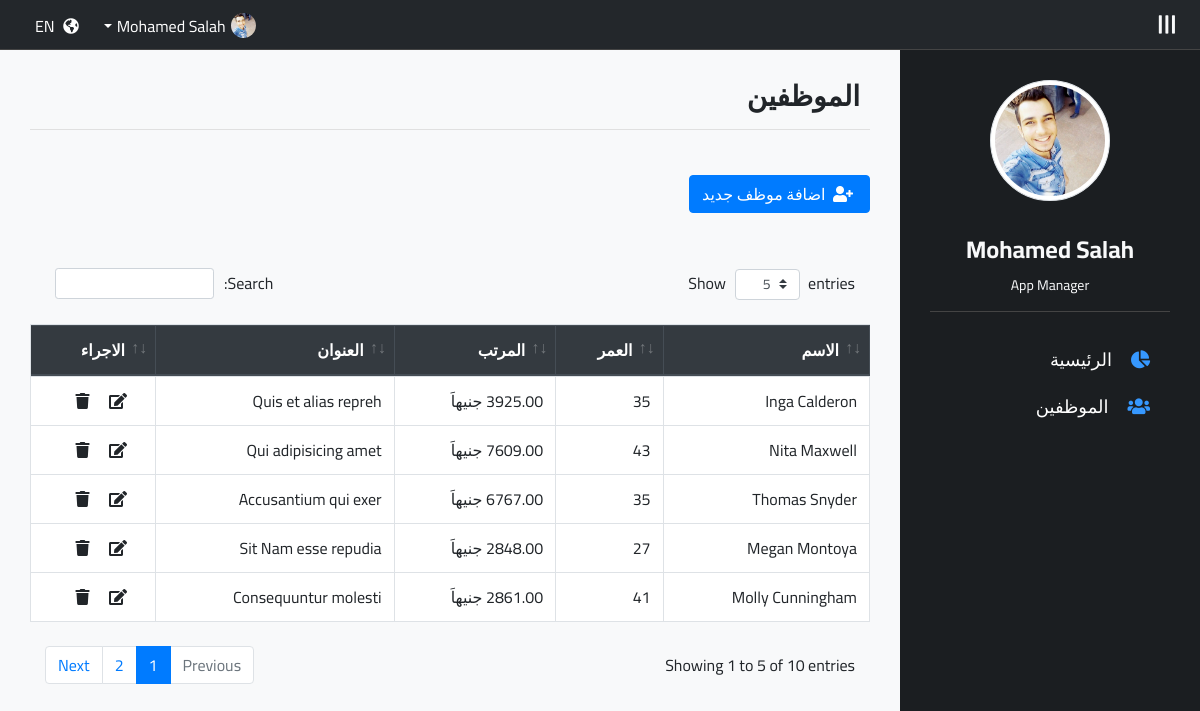
/employee/, run on the app's committed database.
### tables this page shows
CREATE TABLE `employees` (
  `id` int NOT NULL,
  `name` varchar(255) NOT NULL,
  `address` varchar(255) NOT NULL,
  `age` tinyint NOT NULL,
  `salary` decimal(7,2) NOT NULL,
  `notes` varchar(255) NOT NULL
);

### app/controllers/employeecontroller.php (called while the page is built, shortened)
<?php
class EmployeeController extends AbstractController {
  public function defaultAction() {
    $this->_action = 'select';
    $this->selectAction();
  }
  public function selectAction() {
    $employeeRow = EmployeeModel::getAll();
    $this->view();
  }
}

### app/lib/frontcontroller.php (called while the page is built, shortened)
<?php
class FrontController {
  private $_controller = 'index';
  private $_action = 'default';
  private $_parameters = array();
  private $_language;
  public function __construct(Language $language) {
    $this->_language = $language;
    $this->dispatch();
  }
  private function parseURL() {
    $url = trim(parse_url($_SERVER['REQUEST_URI'], PHP_URL_PATH), '/');
    $url = explode('/', $url, 3);
    if(isset($url[0]) && $url[0] != '') {
      $this->_controller = $url[0];
    }
  }
  private function dispatch() {
    $actionName = strtolower($this->_action) . 'Action';
    $controller = new $controllerName;
    $controller->setController($this->_controller);
    $controller->setAction($this->_action);
    $controller->setParameters($this->_parameters);
    $controller->setLanguage($this->_language);
    $controller->$actionName();
  }
}

### public/index.php (called while the page is built, shortened)
<?php
require_once APP . DS . 'lib' . DS . 'connection.php';
require_once APP . DS . 'lib' . DS . 'autoload.php';
$language = new Language();
$frontcontroller = new FrontController($language);

### app/lib/autoload.php (called while the page is built, shortened)
<?php
class Autoload {
  public static function autoload($className) {
    $className = str_replace('APP', '', $className);
    $className = str_replace('\\', DS, $className);
    $className = strtolower($className) . '.php';
  }
}

### app/lib/connection.php (called while the page is built, shortened)
<?php
class Connection {
  public static function connect() {
    try {
      $db = new PDO('mysql:host=' . DATABASE_HOST_NAME . ';dbname=' . DATABASE_DB_NAME, DATABASE_USER_NAME, DATABASE_PASSWORD, DATABASE_OPTIONS);
      $db->setAttribute(PDO::ATTR_DEFAULT_FETCH_MODE, PDO::FETCH_ASSOC);
      return $db;
    } catch(PDOException $e) {
      header('Location: /notfound/db_error');
      exit();
    }
  }
}

### app/models/abstractmodel.php (called while the page is built, shortened)
<?php
class AbstractModel {
  public static function getAll() {
    $query = 'SELECT * FROM ' . static::$tableName . ' ORDER BY ' . static::$primaryKey . ' DESC';
    $stmt = Connection::connect()->prepare($query);
    return $stmt->execute() === true ? $stmt->fetchAll() : false;
  }
}

### app/views/employee/select.view.php (the view)
<div class="main-content">
  <h3><?= $text_h3_heading; ?></h3>
  <a class="btn btn-primary mb-4" href="/employee/add">
    <i class="fas fa-user-plus mx-1"></i>
    <?= $text_button_add_new; ?>
  </a>
  <div class="table-responsive my-3">
    <table class="table table-bordered bg-white dataTable">
      <thead class="thead-dark">
        <tr>
          <th><?= $text_table_employee_name; ?></th>
          <th><?= $text_table_employee_age; ?></th>
          <th><?= $text_table_employee_salary; ?></th>
          <th><?= $text_table_employee_address; ?></th>
          <th><?= $text_table_employee_action; ?></th>
        </tr>
      </thead>
      <tbody>
        <?php
        if(!empty($employeeRow)) {
          foreach($employeeRow as $row) {
            ?>
            <tr>
              <td><?= $row['name'] ?></td>
              <td><?= $row['age'] ?></td>
              <td><?= $row['salary'] ?> <?= $text_table_employee_salary_abbr; ?></td>
              <td><?= $row['address'] ?></td>
              <td class="control">
                <a class="mr-3" href="/employee/edit/<?= $row['id'] ?>">
                  <i class="fa fa-edit"></i>
                </a>
                <a href="/employee/delete/<?= $row['id'] ?>"
                   onclick="if(!confirm('<?= $text_table_employee_delete_confirm; ?>')) return false;">
                  <i class="fa fa-trash"></i>
                </a>
              </td>
            </tr>
            <?php
          }
        }
        ?>
      </tbody>
    </table>
  </div>
</div>

### app/controllers/abstractcontroller.php (shortened to what this page needs)
<?php
class AbstractController {
  protected $_controller;
  protected $_action;
  protected $_language;
  protected $_data = array();
  public function setController($controller) {
    $this->_controller = $controller;
  }
  public function setAction($action) {
    $this->_action = $action;
  }
  public function setLanguage($language) {
    $this->_language = $language;
  }
  public function view() {
    if($this->_action == FrontController::NOT_FOUND_ACTION) {
      $this->renderView('notfound', 'notfound.view.php');
    } else {
      $view = VIEWS . DS . strtolower($this->_controller) . DS . strtolower($this->_action) . '.view.php';
      if(file_exists($view)) {
        $this->renderView(strtolower($this->_controller), strtolower($this->_action) . '.view.php');
      } else {
        $this->renderView('notfound', 'noview.view.php', $this->_language->load('notfound.notfound'));
      }
    }
  }
  public function renderView($controller, $action, $language = '') {
    $this->_data = array_merge($this->_data, $this->_language->getDictionary());
    extract($this->_data);
    require_once TEMPLATE . DS . 'headerstart.php';
    require_once TEMPLATE . DS . 'headerend.php';
    require_once TEMPLATE . DS . 'contentstart.php';
    require_once TEMPLATE . DS . 'nav.php';
    require_once TEMPLATE . DS . 'rowstart.php';
    require_once TEMPLATE . DS . 'sidebar.php';
    require_once VIEWS . DS . $controller . DS . $action;
    require_once TEMPLATE . DS . 'rowend.php';
    require_once TEMPLATE . DS . 'contentend.php';
    require_once TEMPLATE . DS . 'footer.php';
  }
}

### app/template/headerstart.php (shortened to what this page needs)
<!doctype html>
<html lang="<?= $_SESSION['App_Language']; ?>">
<head>
  <link rel="stylesheet" href="/assets/vendors/bootstrap/css/bootstrap.min.css">
  <?= $_SESSION['App_Language'] == 'ar' ? '<link rel="stylesheet" href="/assets/vendors/bootstrap/css/bootstrap-rtl.min.css">' : ''; ?>
  <link rel="stylesheet" href="/assets/vendors/datatables/css/dataTables.bootstrap4.min.css">
  <link rel="stylesheet" href="/assets/vendors/fontawesome/css/fontawesome.min.css">
  <link rel="stylesheet" href="/assets/css/dashboard.css">

### app/template/headerend.php
</head>
<body>

### app/template/contentstart.php
<div class="content">
  <div class="container-fluid">

### app/template/nav.php (shortened to what this page needs)
<div class="row">
  <div class="col-12 navbar text-light d-flex align-items-center justify-content-between">
    <div class="toggle">
      <i class="fas fa-bars fa-rotate-90 collapse-sidebar" id="collapse-sidebar"></i>
    </div>
    <div class="links d-flex align-items-center">
      <div class="dropdown">
        <a href="#" class="dropdown-toggle d-flex align-items-center" data-toggle="dropdown">
          <img class="img-fluid rounded-circle" src="/assets/img/users/admin.jpg" alt="Admin Profile">
          <span>Mohamed Salah</span>
        </a>
      </div>
      <a href="/language">
        <i class="fas fa-globe-americas"></i>
        <span><?= $text_navbar_change_language; ?></span>
      </a>
    </div>
  </div>
</div>

### app/template/rowstart.php
<div class="row content-row">

### app/template/sidebar.php
<div class="sidebar flex-shrink-0" id="collapsable-sidebar">
  <div class="user">
    <img class="img-fluid img-thumbnail rounded-circle" src="/assets/img/users/admin.jpg" alt="Admin Photo">
  </div>
  <div class="user_info">
    <h4 class="text-center text-light font-weight-bold">Mohamed Salah</h4>
    <span class="d-block text-center text-light">App Manager</span>
  </div>
  <ul class="mt-4">
    <li>
      <a href="/">
        <span class="ico"><i class="fas fa-chart-pie"></i></span>
        <span class="link"><?= $text_sidebar_home; ?></span>
      </a>
    </li>
    <li>
      <a href="/employee/">
        <span class="ico"><i class="fas fa-users"></i></span>
        <span class="link"><?= $text_sidebar_employees; ?></span>
      </a>
    </li>
  </ul>
</div>

### app/template/rowend.php
</div>

### app/template/contentend.php
  </div>
</div>

### app/template/footer.php (shortened to what this page needs)
</body>
</html>

### public/assets/css/dashboard.css (style rules this page uses)
* { box-sizing: border-box; }
body { font-family: 'Cairo', sans-serif; background-color: #f8f9fa; }
.content .navbar { background-color: #23272b; padding: 13px 25px; border-bottom: 1px solid #444444; height: 50px; }
.content .navbar .collapse-sidebar { cursor: pointer; font-size: 21px; transition: 0.25s; }
.content .navbar a { color: #ffffff; transition: 0.25s; margin: 0 10px; }
.content .navbar a i { padding: 0 5px; }
.content .navbar a.dropdown-toggle img { width: 25px; }
.content .navbar a.dropdown-toggle span { margin: 0 5px; }
.content .navbar .dropdown-toggle::after { margin: 0; }
.content .row.content-row { flex-wrap: nowrap; }
.content .sidebar { width: 300px; min-height: calc(100vh - 50px); padding: 30px; overflow: hidden; background-color: #1b1e21; transition: width 0.3s; }
.content .sidebar .user { width: 120px; margin: 0 auto 35px; }
.content .sidebar .user_info { border-bottom: 1px solid #444444; padding-bottom: 15px; }
.content .sidebar h4 ~ span { margin-top: 10px; font-size: 14px; }
.content .sidebar ul { list-style-type: none; }
.content .sidebar ul, .content .sidebar li { padding: 0; margin: 0; }
.content .sidebar li { min-width: 240px; }
.content .sidebar li a { color: #ffffff; font-size: 18px; display: block; padding: 10px 5px; border-radius: 5px; transition: 0.2s; }
.content .sidebar li a i { margin: 0 15px; color: #3698ff; }
.content .main-content { padding: 30px; flex-grow: 1; overflow-x: hidden; }
.content .main-content h3 { border-bottom: 1px solid #e0e0e0; margin-bottom: 45px; padding: 0 10px 15px; font-weight: 600; }
.content .main-content table td.control { width: 100px; }
.content .main-content table a { color: #212529; }
.content .main-content table a i { transition: 0.25s; }

### data on the page
employees: name "Inga Calderon", age "35", address "Quis et alias repreh"
employees: name "Nita Maxwell", age "43", address "Qui adipisicing amet"
employees: name "Thomas Snyder", age "35", address "Accusantium qui exer"
employees: name "Megan Montoya", age "27", address "Sit Nam esse repudia"
employees: name "Molly Cunningham", age "41", address "Consequuntur molesti"

### other printed values
$text_navbar_change_language "EN"
$text_sidebar_home "الرئيسية"
$text_sidebar_employees "الموظفين"
$text_h3_heading "الموظفين"
$text_button_add_new "اضافة موظف جديد"
$text_table_employee_name "الاسم"
$text_table_employee_age "العمر"
$text_table_employee_salary "المرتب"
$text_table_employee_address "العنوان"
$text_table_employee_action "الاجراء"
